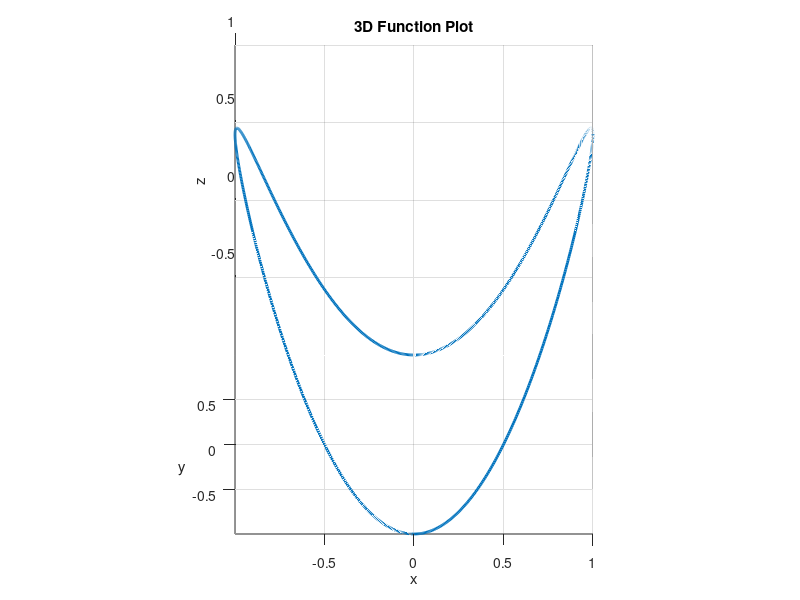

Source code (MATLAB):
% 设置参数
t = linspace(0, 2*pi, 1000);
x = cos(t);
y = sin(t);
z = cos(2*t);

% 绘制函数图像
figure;
plot3(x, y, z, 'LineWidth', 2);
grid on;
axis equal;
xlabel('x');
ylabel('y');
zlabel('z');
title('3D Function Plot');

% 生成旋转动画
h = gcf;
for i = 1:360
    view(i, 30);
    drawnow;
    frame = getframe(h);
    im{i} = frame2im(frame);
end

% 播放旋转动画
figure;
axis off;
movie(im, 10);
